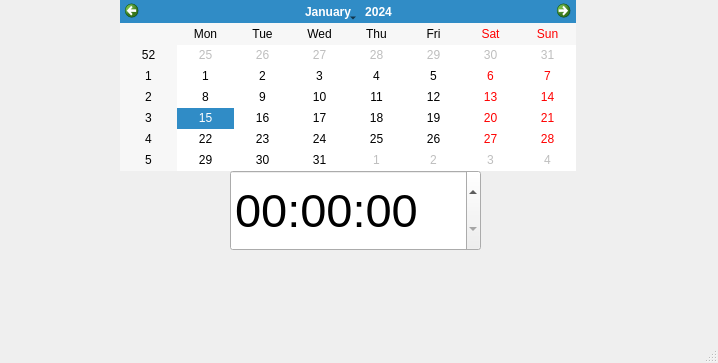
<?xml version="1.0" encoding="UTF-8"?>
<ui version="4.0">
 <class>MainWindow</class>
 <widget class="QMainWindow" name="MainWindow">
  <property name="geometry">
   <rect>
    <x>0</x>
    <y>0</y>
    <width>718</width>
    <height>363</height>
   </rect>
  </property>
  <property name="windowTitle">
   <string>MainWindow</string>
  </property>
  <widget class="QWidget" name="centralwidget">
   <widget class="QCalendarWidget" name="calendarWidget">
    <property name="geometry">
     <rect>
      <x>120</x>
      <y>0</y>
      <width>456</width>
      <height>171</height>
     </rect>
    </property>
   </widget>
   <widget class="QTimeEdit" name="timeEdit">
    <property name="geometry">
     <rect>
      <x>230</x>
      <y>170</y>
      <width>251</width>
      <height>81</height>
     </rect>
    </property>
    <property name="font">
     <font>
      <pointsize>35</pointsize>
     </font>
    </property>
   </widget>
  </widget>
  <widget class="QMenuBar" name="menubar">
   <property name="geometry">
    <rect>
     <x>0</x>
     <y>0</y>
     <width>718</width>
     <height>22</height>
    </rect>
   </property>
  </widget>
  <widget class="QStatusBar" name="statusbar"/>
 </widget>
 <resources/>
 <connections/>
</ui>
